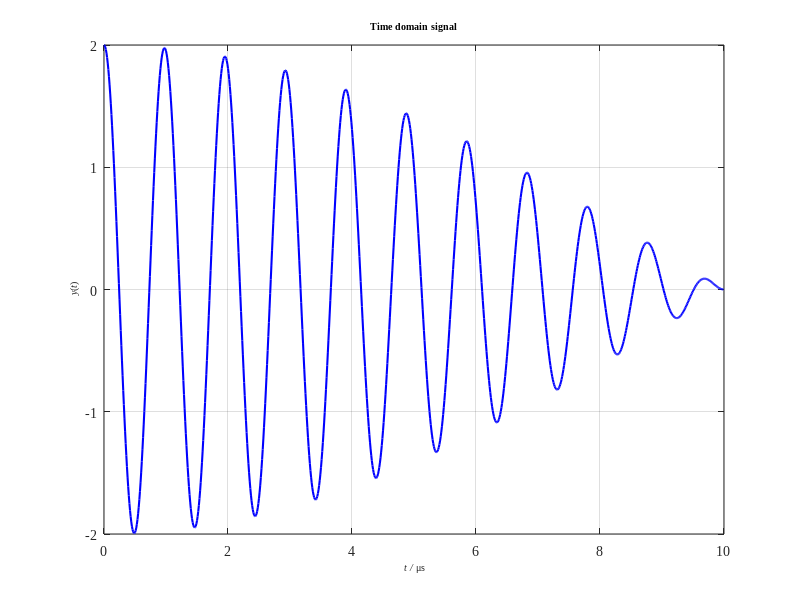
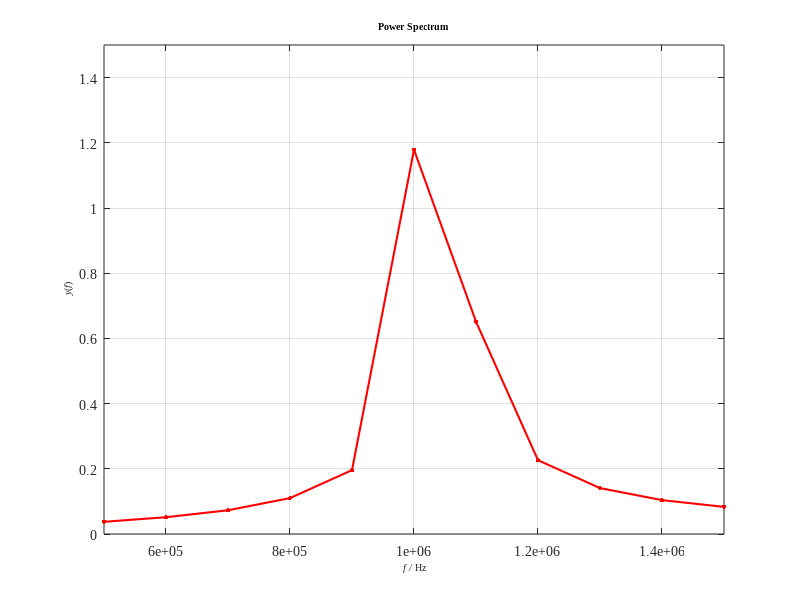

These figures' MATLAB source, in order:
clear;clc
close all
%% FFT
Fs = 100e6;				    % Sampling frequency / Hz
T = 1/Fs;					% Sampling time / s
L0 = 1000;                  % Original signal length
L = 1000;                   % Data length 
t0 = (0:L0-1)*T;            % Original signal time sequence
x = cos(2*pi*1e6*t0) + cos(2*pi*1.05e6*t0); % Signal function
t = (0:L-1)*T;              % Data time sequence
%% Plot
figure(1)
plot(t*1e6,x,'b-','linewidth',1.5)
title ('\fontsize{10}\fontname{Times New Roman}Time domain signal')
xlabel('\fontsize{10}\fontname{Times New Roman}\it t /\rm \mus')
ylabel('\fontsize{10}\fontname{Times New Roman}\it y\rm(\itt\rm)')
grid on;
axis([0 10 -2 2])
set(gca,'FontSize', 10 ,'FontName', 'Times New Roman')
set(gcf,'unit','centimeters','position',[15 10 13.53 9.03],'color','white')
%% FFT
Y = fft(x);                   % FFT
% Calculate double sides spectrum P2, and then calculate single side
% spectrum P1 based on P2 and even data length
P2 = abs(Y/L0);
P1 = P2(1:L/2+1);
P1(2:end-1) = 2*P1(2:end-1);
f = Fs*(0:(L/2))/L;% Rfft
figure(2)
plot(f, P1,'r-','Marker','.','markersize',10,'linewidth',1.5)
axis([0.5e6 1.5e6 0 1.5])
title('\fontsize{10}\fontname{Times New Roman}Power Spectrum')
xlabel('\fontsize{10}\fontname{Times New Roman}\it f /\rm Hz')
ylabel('\fontsize{10}\fontname{Times New Roman}\it y\rm(\itf\rm)')
grid on;
set(gca,'FontSize', 10 ,'FontName', 'Times New Roman')
set(gcf,'unit','centimeters','position',[15 10 13.53 9.03],'color','white')